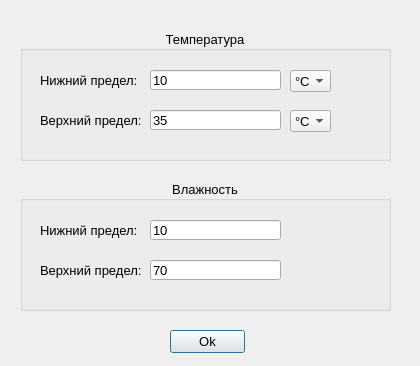
<?xml version="1.0" encoding="UTF-8"?>
<ui version="4.0">
 <class>sensor_limits</class>
 <widget class="QDialog" name="sensor_limits">
  <property name="geometry">
   <rect>
    <x>0</x>
    <y>0</y>
    <width>420</width>
    <height>366</height>
   </rect>
  </property>
  <property name="windowTitle">
   <string>Dialog</string>
  </property>
  <property name="windowIcon">
   <iconset resource="resources.qrc">
    <normaloff>:/resources/[removal.ai]_b244236a-74dd-4fb1-b243-15e51e5163d4-image.png</normaloff>:/resources/[removal.ai]_b244236a-74dd-4fb1-b243-15e51e5163d4-image.png</iconset>
  </property>
  <widget class="QPushButton" name="pushButton_ok">
   <property name="geometry">
    <rect>
     <x>170</x>
     <y>330</y>
     <width>75</width>
     <height>23</height>
    </rect>
   </property>
   <property name="font">
    <font>
     <pointsize>10</pointsize>
    </font>
   </property>
   <property name="text">
    <string>Ok</string>
   </property>
  </widget>
  <widget class="QGroupBox" name="groupBox">
   <property name="geometry">
    <rect>
     <x>20</x>
     <y>30</y>
     <width>371</width>
     <height>131</height>
    </rect>
   </property>
   <property name="font">
    <font>
     <pointsize>10</pointsize>
    </font>
   </property>
   <property name="title">
    <string>Температура</string>
   </property>
   <property name="alignment">
    <set>Qt::AlignCenter</set>
   </property>
   <widget class="QLabel" name="label">
    <property name="geometry">
     <rect>
      <x>20</x>
      <y>40</y>
      <width>101</width>
      <height>21</height>
     </rect>
    </property>
    <property name="font">
     <font>
      <pointsize>10</pointsize>
     </font>
    </property>
    <property name="text">
     <string>Нижний предел:</string>
    </property>
   </widget>
   <widget class="QLineEdit" name="lineEdit_temp_min">
    <property name="geometry">
     <rect>
      <x>130</x>
      <y>40</y>
      <width>131</width>
      <height>20</height>
     </rect>
    </property>
    <property name="text">
     <string>10</string>
    </property>
    <property name="placeholderText">
     <string/>
    </property>
   </widget>
   <widget class="QLabel" name="label_2">
    <property name="geometry">
     <rect>
      <x>20</x>
      <y>80</y>
      <width>101</width>
      <height>21</height>
     </rect>
    </property>
    <property name="font">
     <font>
      <pointsize>10</pointsize>
     </font>
    </property>
    <property name="text">
     <string>Верхний предел:</string>
    </property>
   </widget>
   <widget class="QLineEdit" name="lineEdit_temp_max">
    <property name="geometry">
     <rect>
      <x>130</x>
      <y>80</y>
      <width>131</width>
      <height>20</height>
     </rect>
    </property>
    <property name="text">
     <string>35</string>
    </property>
   </widget>
   <widget class="QComboBox" name="comboBox">
    <property name="geometry">
     <rect>
      <x>270</x>
      <y>40</y>
      <width>41</width>
      <height>22</height>
     </rect>
    </property>
    <item>
     <property name="text">
      <string>°C</string>
     </property>
    </item>
    <item>
     <property name="text">
      <string>°F</string>
     </property>
    </item>
    <item>
     <property name="text">
      <string>K</string>
     </property>
    </item>
   </widget>
   <widget class="QComboBox" name="comboBox_2">
    <property name="geometry">
     <rect>
      <x>270</x>
      <y>80</y>
      <width>41</width>
      <height>22</height>
     </rect>
    </property>
    <item>
     <property name="text">
      <string>°C</string>
     </property>
    </item>
    <item>
     <property name="text">
      <string>°F</string>
     </property>
    </item>
    <item>
     <property name="text">
      <string>K</string>
     </property>
    </item>
   </widget>
  </widget>
  <widget class="QGroupBox" name="groupBox_2">
   <property name="geometry">
    <rect>
     <x>20</x>
     <y>180</y>
     <width>371</width>
     <height>131</height>
    </rect>
   </property>
   <property name="font">
    <font>
     <pointsize>10</pointsize>
    </font>
   </property>
   <property name="title">
    <string>Влажность</string>
   </property>
   <property name="alignment">
    <set>Qt::AlignCenter</set>
   </property>
   <widget class="QLabel" name="label_3">
    <property name="geometry">
     <rect>
      <x>20</x>
      <y>40</y>
      <width>101</width>
      <height>21</height>
     </rect>
    </property>
    <property name="font">
     <font>
      <pointsize>10</pointsize>
     </font>
    </property>
    <property name="text">
     <string>Нижний предел:</string>
    </property>
   </widget>
   <widget class="QLineEdit" name="lineEdit_hum_min">
    <property name="geometry">
     <rect>
      <x>130</x>
      <y>40</y>
      <width>131</width>
      <height>20</height>
     </rect>
    </property>
    <property name="text">
     <string>10</string>
    </property>
   </widget>
   <widget class="QLabel" name="label_4">
    <property name="geometry">
     <rect>
      <x>20</x>
      <y>80</y>
      <width>101</width>
      <height>21</height>
     </rect>
    </property>
    <property name="font">
     <font>
      <pointsize>10</pointsize>
     </font>
    </property>
    <property name="text">
     <string>Верхний предел:</string>
    </property>
   </widget>
   <widget class="QLineEdit" name="lineEdit_hum_max">
    <property name="geometry">
     <rect>
      <x>130</x>
      <y>80</y>
      <width>131</width>
      <height>20</height>
     </rect>
    </property>
    <property name="text">
     <string>70</string>
    </property>
   </widget>
  </widget>
 </widget>
 <resources>
  <include location="resources.qrc"/>
 </resources>
 <connections/>
</ui>
